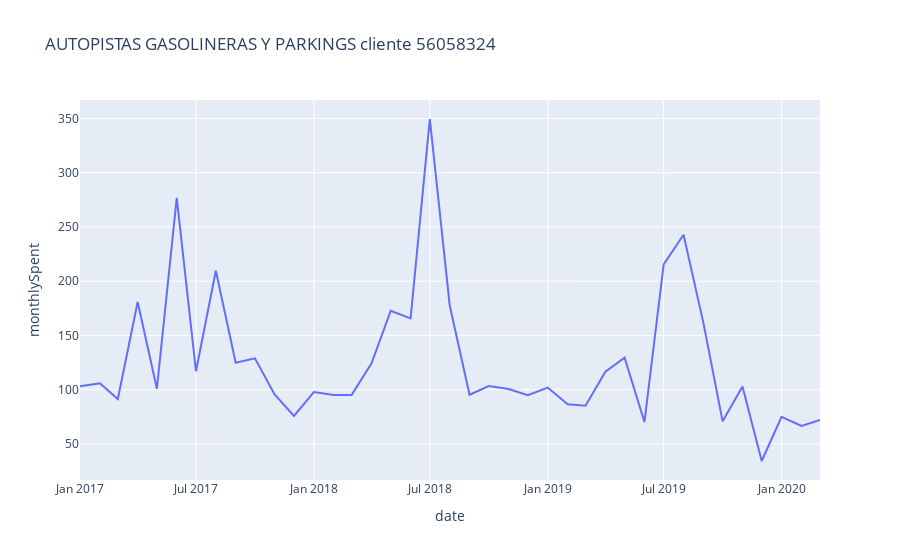

Notebook source saved alongside this figure:
### Markdown cell above
#### como era de esperar, más clientes tienen este tipo de movimiento que nómina domiciliada (makes sense, business testing)

### Code cell
import plotly.express as px 

client_ID=dataset_category.iloc[10]['associatedAccountId']
client_mask = dataset_category['associatedAccountId']==client_ID
sorted_client_category = dataset_category[client_mask].sort_values(by='date', ascending=True)
fig = px.line(sorted_client_category, x="date", y="monthlySpent", title='{} cliente {}'.format(category, client_ID))
fig.show()

### Figure 1 — Plotly figure (JSON) as saved in the notebook; plotly's stock layout.template omitted (floating-point values rounded to 4 significant figures)
{"data": [{"hovertemplate": "date=%{x}<br>monthlySpent=%{y}<extra></extra>", "legendgroup": "", "line": {"color": "#636efa", "dash": "solid"}, "mode": "lines", "name": "", "showlegend": false, "type": "scatter", "x": ["2017-01-01T00:00:00", "2017-02-01T00:00:00", "2017-03-01T00:00:00", "2017-04-01T00:00:00", "2017-05-01T00:00:00", "2017-06-01T00:00:00", "2017-07-01T00:00:00", "2017-08-01T00:00:00", "2017-09-01T00:00:00", "2017-10-01T00:00:00", "2017-11-01T00:00:00", "2017-12-01T00:00:00", "2018-01-01T00:00:00", "2018-02-01T00:00:00", "2018-03-01T00:00:00", "2018-04-01T00:00:00", "2018-05-01T00:00:00", "2018-06-01T00:00:00", "2018-07-01T00:00:00", "2018-08-01T00:00:00", "2018-09-01T00:00:00", "2018-10-01T00:00:00", "2018-11-01T00:00:00", "2018-12-01T00:00:00", "2019-01-01T00:00:00", "2019-02-01T00:00:00", "2019-03-01T00:00:00", "2019-04-01T00:00:00", "2019-05-01T00:00:00", "2019-06-01T00:00:00", "2019-07-01T00:00:00", "2019-08-01T00:00:00", "2019-09-01T00:00:00", "2019-10-01T00:00:00", "2019-11-01T00:00:00", "2019-12-01T00:00:00", "2020-01-01T00:00:00", "2020-02-01T00:00:00", "2020-03-01T00:00:00"], "xaxis": "x", "y": [103.3, 105.9, 91.42, 180.8, 100.8, 276.8, 117.0, 209.7, 124.8, 128.9, 95.47, 75.84, 97.81, 95.08, 95.21, 124.3, 172.8, 165.7, 349.5, 177.9, 95.39, 103.4, 100.7, 94.97, 102, 86.68, 85.23, 116.5, 129.5, 70.22, 215.5, 242.9, 161.6, 70.86, 103, 34.29, 75.04, 66.68, 72.05], "yaxis": "y"}], "layout": {"legend": {"tracegroupgap": 0}, "title": {"text": "AUTOPISTAS GASOLINERAS Y PARKINGS cliente 56058324"}, "xaxis": {"anchor": "y", "domain": [0, 1], "title": {"text": "date"}}, "yaxis": {"anchor": "x", "domain": [0, 1], "title": {"text": "monthlySpent"}}}}
